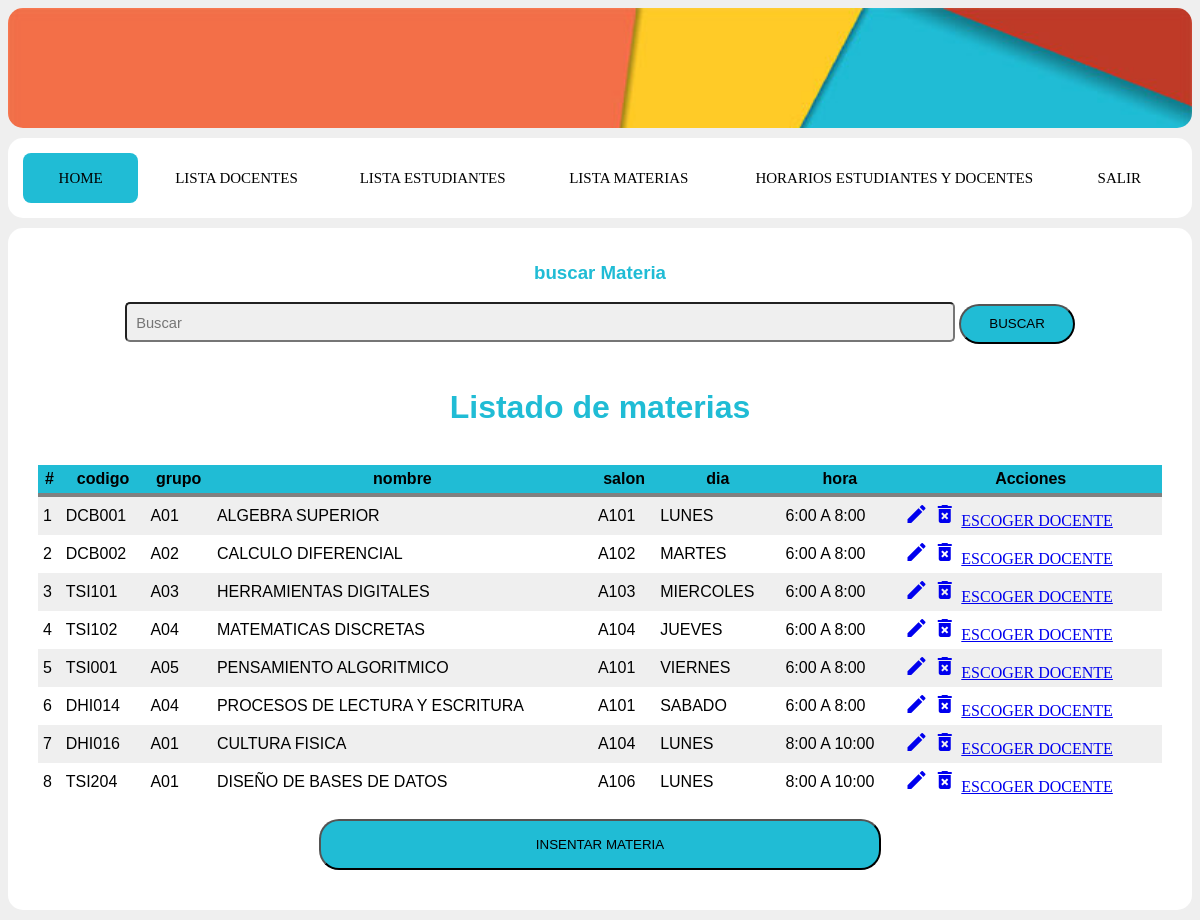
Screenshot of /admin/lista_materias.php (signed in) with the database file from the repository.
### tables this page shows
CREATE TABLE `materia` (
  `mat_id` int(10) UNSIGNED NOT NULL,
  `mat_codigo` varchar(30) DEFAULT NULL,
  `mat_nombre` varchar(230) DEFAULT NULL,
  `mat_dise_id` int(10) UNSIGNED NOT NULL,
  `mat_sal_id` int(10) UNSIGNED NOT NULL,
  `mat_hor_id` int(10) UNSIGNED NOT NULL,
  `mat_gru_id` int(10) UNSIGNED NOT NULL
);

CREATE TABLE `grupos` (
  `gru_id` int(10) UNSIGNED NOT NULL,
  `gru_nombre` varchar(30) DEFAULT NULL
);

CREATE TABLE `salones` (
  `sal_id` int(10) UNSIGNED NOT NULL,
  `sal_nombre` varchar(30) DEFAULT NULL
);

CREATE TABLE `dias_semana` (
  `dise_id` int(10) UNSIGNED NOT NULL,
  `dise_nombre` varchar(30) DEFAULT NULL
);

CREATE TABLE `horas` (
  `hor_id` int(10) UNSIGNED NOT NULL,
  `hor_nombre` varchar(30) DEFAULT NULL
);

### bd/conexion.php (called while the page is built, shortened)
<?php
class basedatos{
private $con;
private $dbequipo='localhost';
private $dbusuario='root';
private $dbclave='';
private $dbnombre='db-proyecto01';
public function conectar(){
	$this->con = mysqli_connect($this->dbequipo, $this->dbusuario, $this->dbclave, $this->dbnombre);
}
public function lista_materias(){
	$sql = "SELECT materia.mat_id AS id, grupos.gru_nombre AS grupo, materia.mat_codigo AS codigo, materia.mat_nombre AS materia, dias_semana.dise_nombre AS dia, salones.sal_nombre as salon, horas.hor_nombre AS hora FROM materia INNER JOIN dias_semana ON materia.mat_dise_id = dias_semana.dise_id INNER JOIN salones ON materia.mat_sal_id = salones.sal_id INNER JOIN grupos ON materia.mat_gru_id = grupos.gru_id INNER JOIN horas ON materia.mat_hor_id = horas.hor_id ORDER BY materia.mat_id;";
	$res = mysqli_query($this->con, $sql);
	return $res;
}
}
?>

### admin/lista_materias.php (the view, shortened to what this page needs)
<?php
include ('../bd/conexion.php');
$tabla = false;
?>
<!DOCTYPE html>
<html>
<head>
    <link rel="stylesheet" type="text/css" href="../css/estilos.css" >
</head>
<body>
    <div class="section" id="header">
    </div>
    <div class="section">
        <nav class="menu">
            <a href="admin.php">Home</a>
            <a href="lista_usuarios_d.php">Lista Docentes</a>
            <a href="lista_usuarios_e.php">Lista Estudiantes</a>
            <a href="lista_materias.php">lista Materias</a>
            <a href="lista_estudiantes-docentes.php">Horarios Estudiantes y docentes</a>
            <a href="../salir.php">Salir</a>
            <div class="animation start-home"></div>
        </nav>
    </div>
    <div class="section">
        <div class="row">
            <h3>buscar <b>Materia</b></h3>
        </div>
        <center>
            <form method="post">
                <input type="text" name="buscarM" id="buscarM" placeholder="Buscar">
                <button type="submit" class="buttonbuscar">BUSCAR</button>
            </form>
        </center>
        <div>
            <?php
            if ($tabla == true) {
                ?>
                <table class="tablahi">
                    <thead>
                        <tr>
                            <th>#</th>
                            <th>codigo</th>
                            <th>grupo</th>
                            <th>nombre</th>
                            <th>salon</th>
                            <th>dia</th>
                            <th>hora</th>
                            <th>Acciones</th>
                        </tr>
                    </thead>
                    <tbody>
                        <?php
                        $usuario = new basedatos();
                        $listado=$usuario->buscar_materias($buscar);
                        while ($rowb=mysqli_fetch_object($listado)){
                            $codigo=$rowb->codigo;
                            $grupos=$rowb->grupo;
                            $nombre=$rowb->materia;
                            $salon=$rowb->salon;
                            $dia=$rowb->dia;
                            $hora=$rowb->hora;
                            $id=$rowb->id;
                            ?>
                            <tr>
                                <td><?php $id ?></td>
                                <td><?php echo $codigo;?></td>
                                <td><?php echo $grupos;?></td>
                                <td><?php echo $nombre; ?></td>
                                <td><?php echo $salon; ?></td>
                                <td><?php echo $dia; ?></td>
                                <td><?php echo $hora; ?></td>
                                <td >
                                    <a href="editar_materia.php?id=<?php echo $id;?>" class="edit" title="Editar" data-toggle="tooltip"><i class="material-icons">&#xE254;</i></a>
                                    <a href="eliminar_materia.php?id=<?php echo $id;?>" class="delete" title="Eliminar" data-toggle="tooltip"><i class="material-icons">&#xE92B;</i></a>
                                    <a href="escoger_docente.php?id=<?php echo $id;?>" class="escoger" title="Escoger" data-toggle="tooltip">ESCOGER DOCENTE</a>
                                </td>
                            </tr>
                            <?php
                        }
                        ?>
                    </tbody>
                </table><br>
                <center>
                    <button type="button" class="button" onclick="window.location.href = 'crear_materia.php'">INSENTAR MATERIA</button><br><br>
                    <button type="button" class="button" onclick="window.location.href = 'lista_materias.php'">VER TODA LA LISTA</button>
                </center>
                <?php
            } else {
                if ($tabla == false) {
                    ?>
                    <div class="section">
                        <div class="table-title">
                            <div class="row">
                                <div class="col-sm-8"><h1>Listado de  <b>materias</b></h1></div>
                            </div>
                        </div>
                        <br>
                        <table class="tablahi">
                            <thead>
                                <tr>
                                    <th>#</th>
                                    <th>codigo</th>
                                    <th>grupo</th>
                                    <th>nombre</th>
                                    <th>salon</th>
                                    <th>dia</th>
                                    <th>hora</th>
                                    <th>Acciones</th>
                                </tr>
                            </thead>
                            <tbody>
                                <?php
                                $usuario = new basedatos();
                                $listado=$usuario->lista_materias();
                                while ($row=mysqli_fetch_object($listado)){
                                    $codigo=$row->codigo;
                                    $grupos=$row->grupo;
                                    $nombre=$row->materia;
                                    $salon=$row->salon;
                                    $dia=$row->dia;
                                    $hora=$row->hora;
                                    $id=$row->id;
                                    ?>
                                    <tr>
                                        <td><?php echo $id; ?></td>
                                        <td><?php echo $codigo;?></td>
                                        <td><?php echo $grupos;?></td>
                                        <td><?php echo $nombre; ?></td>
                                        <td><?php echo $salon; ?></td>
                                        <td><?php echo $dia; ?></td>
                                        <td><?php echo $hora; ?></td>
                                        <td >
                                            <a href="editar_materia.php?id=<?php echo $id;?>" class="edit" title="Editar" data-toggle="tooltip"><i class="material-icons">&#xE254;</i></a>
                                            <a href="eliminar_materia.php?id=<?php echo $id;?>" class="delete" title="Eliminar" data-toggle="tooltip"><i class="material-icons">&#xE92B;</i></a>
                                            <a href="escoger_docente.php?id=<?php echo $id;?>" class="escoger" title="Escoger" data-toggle="tooltip">ESCOGER DOCENTE</a>
                                        </td>
                                    </tr>
                                    <?php
                                }
                                ?>
                            </tbody>
                        </table>
                        <br>
                        <center>
                            <button type="button" class="button" onclick="window.location.href = 'crear_materia.php'">INSENTAR MATERIA</button>
                        </center>
                        <?php
                    }
                }
                ?>
            </div>
        </div>
    </div>
</body>
</html>

### css/estilos.css (style rules this page uses)
body { background-color: #efefef; overflow: auto; font-family: Arial; }
.section { background-color: #fff; padding: 15px; margin-bottom: 10px; border-radius: 15px; overflow: hidden; }
h1 { color: #20bcd5; text-align: center; }
h3 { color: #20bcd5; text-align: center; }
#header { background-size: cover; background-image: url(../img/header.jpg); height: 90px; }
.button { background: #20bcd5; border-radius: 20px ; color: black; cursor: pointer; width: 50%; height: 50.5px; }
.buttonbuscar { background: #20bcd5; border-radius: 20px ; color: black; cursor: pointer; width: 10%; height: 40.5px; }
.tablahi { background-color: #efefef; border-collapse: collapse; width: 100%; }
th, td { padding: 5px; }
thead { background-color: #20bcd5; border-bottom: solid 4px grey; }
tr:nth-child(even) { background-color: white; }
input, select { margin-bottom: 10px; font-size: 11pt; padding: 11px 9px 9px; border: 1p solid #cecece; background-color: #efefef; color: #787575; border-radius: 5px; width: 70%; outline: none; }
.menu { position: relative; background-color: #fff; border-radius: 8px; font-size: 0; }
.menu a { line-height: 50px; height: 100%; font-size: 15px; display: inline-block; position: relative; z-index: 1; text-decoration: none; text-transform: uppercase; text-align: center; color: black; cursor: pointer; }
.menu .animation { position: absolute; height: 100%; top: 0; z-index: 0; transition: all .5s ease 0s; border-radius: 8px; }
a:nth-child(1) { width: 10%; font-family: 'Cherry Swash', cursive; }
a:nth-child(2) { width: 17%; font-family: 'Cherry Swash', cursive; }
a:nth-child(3) { width: 17%; font-family: 'Cherry Swash', cursive; }
a:nth-child(4) { width: 17%; font-family: 'Cherry Swash', cursive; }
a:nth-child(5) { width: 29%; font-family: 'Cherry Swash', cursive; }
a:nth-child(6) { width: 10%; font-family: 'Cherry Swash', cursive; }
.menu .start-home, a:nth-child(1):hover~.animation { width: 10%; left: 0; background-color: #20bcd5; color: white; }

### rows the page displays
materia: mat_id "1", mat_codigo "DCB001", mat_gru.gru_nombre "A01", mat_nombre "ALGEBRA SUPERIOR", mat_sal.sal_nombre "A101", mat_dise.dise_nombre "LUNES", mat_hor.hor_nombre "6:00 A 8:00"
materia: mat_id "2", mat_codigo "DCB002", mat_gru.gru_nombre "A02", mat_nombre "CALCULO DIFERENCIAL", mat_sal.sal_nombre "A102", mat_dise.dise_nombre "MARTES", mat_hor.hor_nombre "6:00 A 8:00"
materia: mat_id "3", mat_codigo "TSI101", mat_gru.gru_nombre "A03", mat_nombre "HERRAMIENTAS DIGITALES", mat_sal.sal_nombre "A103", mat_dise.dise_nombre "MIERCOLES", mat_hor.hor_nombre "6:00 A 8:00"
materia: mat_id "4", mat_codigo "TSI102", mat_gru.gru_nombre "A04", mat_nombre "MATEMATICAS DISCRETAS", mat_sal.sal_nombre "A104", mat_dise.dise_nombre "JUEVES", mat_hor.hor_nombre "6:00 A 8:00"
materia: mat_id "5", mat_codigo "TSI001", mat_gru.gru_nombre "A05", mat_nombre "PENSAMIENTO ALGORITMICO", mat_sal.sal_nombre "A101", mat_dise.dise_nombre "VIERNES", mat_hor.hor_nombre "6:00 A 8:00"
materia: mat_id "6", mat_codigo "DHI014", mat_gru.gru_nombre "A04", mat_nombre "PROCESOS DE LECTURA Y ESCRITURA", mat_sal.sal_nombre "A101", mat_dise.dise_nombre "SABADO", mat_hor.hor_nombre "6:00 A 8:00"
materia: mat_id "7", mat_codigo "DHI016", mat_gru.gru_nombre "A01", mat_nombre "CULTURA FISICA", mat_sal.sal_nombre "A104", mat_dise.dise_nombre "LUNES", mat_hor.hor_nombre "8:00 A 10:00"
materia: mat_id "8", mat_codigo "TSI204", mat_gru.gru_nombre "A01", mat_nombre "DISEÑO DE BASES DE DATOS", mat_sal.sal_nombre "A106", mat_dise.dise_nombre "LUNES", mat_hor.hor_nombre "8:00 A 10:00"
